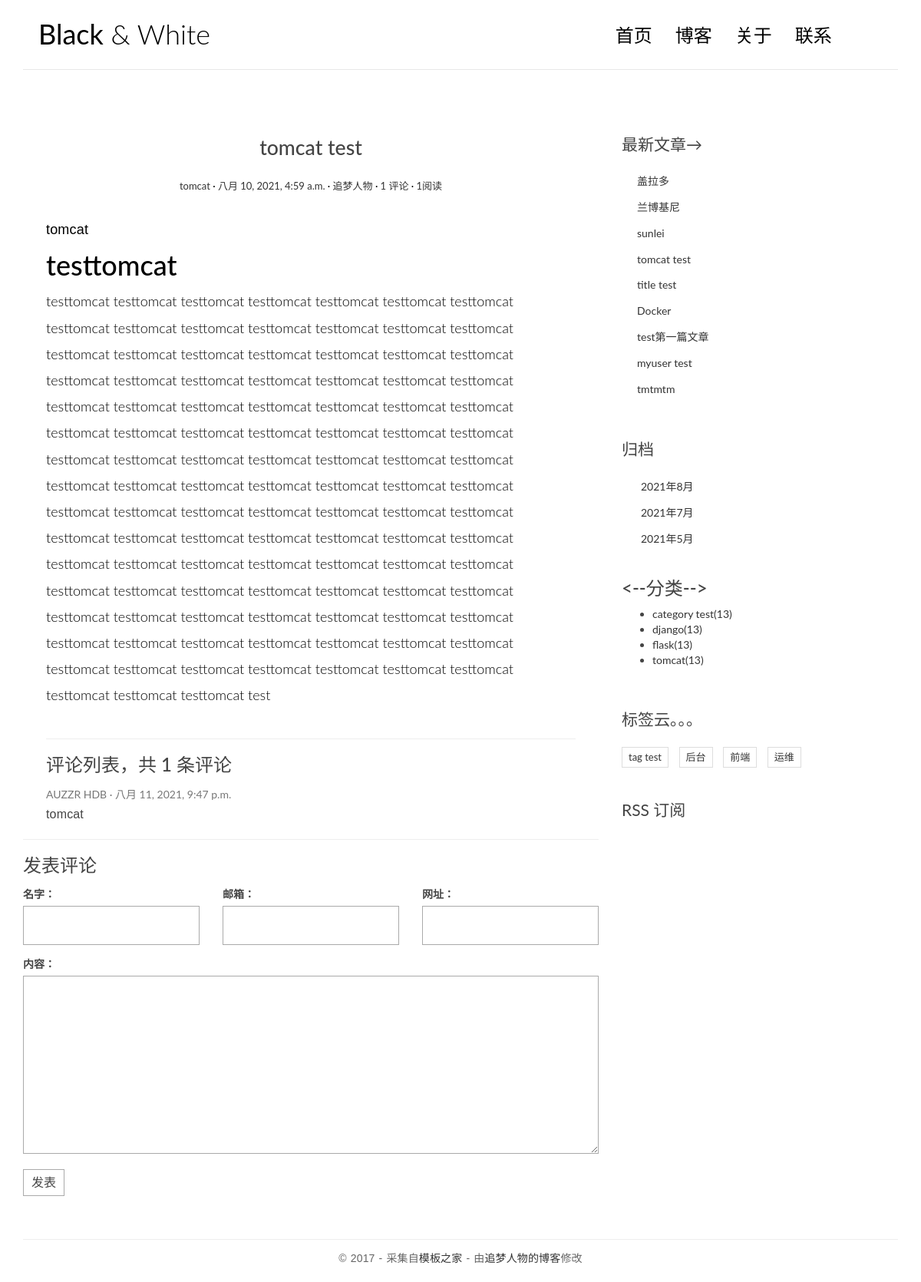
The page /posts/2 on the database its author committed.
### blog/models.py (models this page shows, shortened)
class Post(models.Model):
    title = models.CharField('标题',max_length=70)
    body = models.TextField('正文')
    created_time = models.DateTimeField('创建时间',default=timezone.now)
    modified_time = models.DateTimeField('修改时间')
    views = models.PositiveIntegerField(default=0,editable=False)
    excerpt = models.CharField('摘要',max_length=200, blank=True)
    category = models.ForeignKey(Category, on_delete=models.CASCADE,verbose_name="分类")
    tags = models.ManyToManyField(Tag, blank=True,verbose_name="标签")
    author = models.ForeignKey(User, on_delete=models.CASCADE,verbose_name="作者")
    class Meta:
        verbose_name = '文章'
        verbose_name_plural = verbose_name
        ordering = ['-created_time']
    def save(self,*args,**kwargs):
        self.modified_time = timezone.now()
        md = markdown.Markdown(extensions=[
            'markdown.extensions.extra',
            'markdown.extensions.codehilite'
        ])
        self.excerpt = strip_tags(md.convert(self.body))[:54]
        super().save(*args,**kwargs)
    def get_absolute_url(self):
        return reverse('blog:detail',kwargs={'pk':self.pk})
    def increase_views(self):
        self.views+=1
        self.save(update_fields=['views'])

class Category(models.Model):
    name = models.CharField(max_length=100)
    def __str__(self):
        return self.name
    class Meta:
        verbose_name = '分类'
        verbose_name_plural = verbose_name

class Tag(models.Model):
    name = models.CharField(max_length=100)
    class Meta:
        verbose_name = '标签'
        verbose_name_plural = verbose_name

### comments/models.py (models this page shows, shortened)
class Comment(models.Model):
    name = models.CharField('名字', max_length=50)
    email = models.EmailField(verbose_name='邮箱')
    url = models.URLField('网址', blank=True)
    text = models.TextField('内容')
    created_time = models.DateTimeField('创建时间', default=timezone.now)
    post = models.ForeignKey('blog.Post', verbose_name='文章', on_delete=models.CASCADE)
    class Meta:
        verbose_name = '评论'
        verbose_name_plural = verbose_name

### blog/views.py (the view)
# urls.py: path('posts/<int:pk>', views.detail, name='detail'),
def detail(request, pk):
    post = get_object_or_404(Post, pk=pk)
    post.increase_views()
    md = markdown.Markdown(extensions=[
        'markdown.extensions.extra',
        'markdown.extensions.codehilite',
        TocExtension(slugify=slugify),
    ])
    post.body = md.convert(post.body)
    post.toc = md.toc
    print(post.toc)
    m = re.search('<div class="toc">\s*<ul>(.*)</ul>\s*</div>', md.toc, re.S)
    print('m is', m)
    post.toc = m.group(1) if m is not None else ''
    print(post.toc)
    print(post.created_time)
    return render(request, 'blog/detail.html', context={'post': post})

### comments/forms.py
class CommentForm(forms.ModelForm):
    class Meta:
        model=Comment
        fields=['name','email','url','text']

### blog/templatetags/blog_extras.py (called while the page is built)
@register.inclusion_tag('blog/inclusions/_recent_posts.html',takes_context=True)
def show_recent_posts(context,num=5):
    return {
        'recent_post_list':Post.objects.all().order_by('-created_time')[:num]
    }

@register.inclusion_tag('blog/inclusions/_archives.html',takes_context=True)
def show_archives(context):
    return {
        'date_list':Post.objects.dates('created_time','month',order='DESC')
    }

@register.inclusion_tag('blog/inclusions/_categories.html',takes_context=True)
def show_categories(context):
    return {
        'category_list':Category.objects.all()
    }

@register.inclusion_tag('blog/inclusions/_tags.html',takes_context=True)
def show_tags(context):
    return {
        'tags':Tag.objects.all()
    }

### comments/templatetags/comments_extras.py (called while the page is built)
@register.inclusion_tag('comments/inclusions/_form.html',takes_context=True)
def show_comment_form(context,post,form=None):
    if form is None:
        form = CommentForm()
    return {
        'form':form,
        'post':post
    }

@register.inclusion_tag('comments/inclusions/_list.html',takes_context=True)
def show_comments(context,post):
    comment_list = post.comment_set.all().order_by('-created_time')
    comment_count = comment_list.count()
    return {
        'comment_count':comment_count,
        'comment_list':comment_list
    }

### templates/blog/detail.html (shortened to what this page needs)
{% extends 'base.html' %}{% load comments_extras %}{% block main %}
<article class="post post-1">
    <header class="entry-header">
        <h1 class="entry-title">{{ post.title }}</h1>
        <div class="entry-meta">
            <span class="post-category"><a href="#">{{ post.category }}</a></span>
            <span class="post-date"><a href="#"><time class="entry-date" datetime="{{ post.created_time }}">{{ post.created_time }}</time></a></span>
            <span class="post-author"><a href="#">追梦人物</a></span>
            <span class="comments-link"><a href="#comment-area">{{ post.comment_set.count }} 评论</a></span>
            <span class="views-count"><a href="#">{{ post.views }}阅读</a></span>
        </div>
    </header>
    <div class="entry-content clearfix">
        {{ post.body|safe}}
    </div>
</article>
<div class="comment-list-panel">
    {% show_comments post %}
</div>
<hr/>
<h3>发表评论</h3>{% show_comment_form post %}{% endblock main %}

### templates/comments/inclusions/_list.html
<section class='comment-area' id='comment-area'>
    <hr>
    <h3>
        评论列表，共 <span>{{ comment_count }}</span> 条评论</h3>
    <ul class="comment-list list-unstyled">
        {% for comment in comment_list %}
        <li class="comment-item">
            <span class="nickname">{{ comment.name }}</span>
            <time class="submit-date" datetime="{{ comment.created_time }}">{{ comment.created_time }}</time>
            <div class="text">
                {{ comment.text|linebreaks }}
            </div>
        </li>
        {% empty %} 暂无评论 {% endfor %}
    </ul>
</section>

### templates/blog/inclusions/_recent_posts.html
<div class="widget widget-recent-posts">
    <h3 class="widget-title">
        最新文章<span class="meta-nav">→</span></h3>
    <ul>
        {% for post in recent_post_list %}
        <li>
            <a href="{{ post.get_absolute_url }}">{{ post.title }}</a>
        </li>
        {% empty %} 暂无文章！ {% endfor %}
    </ul>
</div>

### templates/blog/inclusions/_categories.html
<div class="widget">
    <h3>
        <--分类-->
    </h3>
    <ul>
        {% for category in category_list %}
        <li>
            <a href="{% url 'blog:category' category.pk %}">{{ category.name }}<span class="post-count">(13)</span></a>
        </li>{% empty %}暂无分类{% endfor %}
    </ul>
</div>

### templates/blog/inclusions/_tags.html
<div class="widget widget-tag-cloud">
    <h3 class="widget-title">标签云。。。</h3>
    <ul>
        {% for tag in tags %}
        <li>
            <a href="{% url 'blog:tag' tag.pk %}">{{ tag.name }}</a>
        </li>
        {% empty %} 暂无标签！ {% endfor %}
    </ul>
</div>

### blog/static/blog/css/custom.css (style rules this page uses)
* { outline: none; }
h1, h2, h3, h4, h5, h6 { margin-top: 0; }
a { color: #333; }
body { color: #444; font-family: 'Lato', sans-serif; }
p { font-family: 'Ubuntu', sans-serif; font-weight: 400; word-spacing: 1px; letter-spacing: 0.01em; }
.post { background: #fff; padding: 30px 30px 0; }
.entry-title { text-align: center; font-size: 1.9em; margin-bottom: 20px; line-height: 1.6; padding: 10px 20px 0; }
.entry-meta { text-align: center; color: #DDDDDD; font-size: 13px; margin-bottom: 30px; }
.entry-content { font-size: 18px; line-height: 1.9; font-weight: 300; color: #000; }
.post-category::after, .post-date::after, .post-author::after, .comments-link::after { content: ' ·'; color: #000; }
.widget { background: #fff; padding: 30px 0 0; }
.widget-title { font-size: 1.5em; margin-bottom: 20px; line-height: 1.6; padding: 10px 0 0; font-weight: 400; }
.widget-recent-posts ul { padding: 0; margin: 0; padding-left: 20px; }
.widget-recent-posts ul li { list-style-type: none; position: relative; line-height: 170%; margin-bottom: 10px; }
.widget-recent-posts ul li::before { content: '\f3d3'; font-family: "Ionicons"; position: absolute; left: -17px; top: 3px; font-size: 16px; color: #000; }
.widget-tag-cloud ul { padding: 0; margin: 0; margin-right: -10px; }
.widget-tag-cloud ul li { list-style-type: none; font-size: 13px; display: inline-block; margin-right: 10px; margin-bottom: 10px; padding: 3px 8px; border: 1px solid #ddd; }
.contact-form input, .comment-form input { border: 1px solid #aaa; margin-bottom: 15px; width: 100%; padding: 15px 15px; font-size: 16px; line-height: 100%; transition: 0.4s border-color linear; }
.contact-form textarea, .comment-form textarea { border: 1px solid #aaa; margin-bottom: 15px; width: 100%; padding: 15px 15px; font-size: 16px; line-height: 20px !important; min-height: 183px; transition: 0.4s border-color linear; }
.comment-area { padding: 0 30px 0; }
.comment-list-panel { margin-top: 30px; }
.comment-list { margin-top: 15px; }
.comment-item .nickname, .comment-item .submit-date { color: #777; font-size: 14px; }
.comment-item .nickname:after { content: ' ·'; }
.comment-item .text { padding-top: 5px; font-size: 16px; }

### rows shown on the page
Post: title "tomcat test", category "tomcat", created_time "八月 10, 2021, 4:59 a.m.", comment_set.count "1", views "1", body "tomcat testtomcat testtomcat testtomcat testtomcat testtomcat testtomcat testtomcat testtomcat testtomcat testtomcat testtomcat testtomcat testtomcat testtomcat testtomcat testtomcat testtomcat testtomcat testtomcat testtomcat testtomcat testtomcat testtomcat testtomcat testtomcat testtomcat testtomcat testtomcat testtomcat testtomcat testtomcat testtomcat testtomcat testtomcat testtomcat testtomcat testtomcat testtomcat testtomcat testtomcat testtomcat testtomcat testtomcat testtomcat testtomcat testtomcat testtomcat testtomcat testtomcat testtomcat testtomcat testtomcat testtomcat testtomcat testtomcat testtomcat testtomcat testtomcat testtomcat testtomcat testtomcat testtomcat testtomcat…"
Comment: name "AUZZR HDB", created_time "八月 11, 2021, 9:47 p.m.", text "tomcat"
Post: title "盖拉多"
Post: title "兰博基尼"
Post: title "sunlei"
Post: title "title test"
Post: title "Docker"
Post: title "test第一篇文章"
Post: title "myuser test"
Post: title "tmtmtm"
Category: name "category test"
Category: name "django"
Category: name "flask"
Category: name "tomcat"
Tag: name "tag test"
Tag: name "后台"
Tag: name "前端"
Tag: name "运维"

### other values the page prints
{{ comment_count }} "1"
{{ date.year }} "2021" "2021" "2021"
{{ date.month }} "8" "7" "5"
